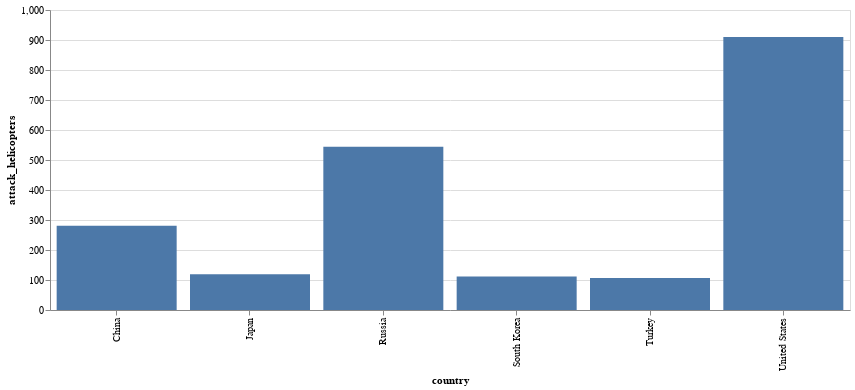

The notebook cell saved with this chart:
### Code cell
chart= (alt.Chart(attack_helicop_num)
            .mark_bar()
            .encode(x = 'country', y="attack_helicopters").properties(width = 800))
chart.save("atack_helicop_num.png")
chart

### Figure 1 — Vega-Lite specification as saved in the notebook (floating-point values rounded to 4 significant figures)
{"config": {"view": {"continuousWidth": 400, "continuousHeight": 300}}, "data": {"name": "data-d310c251469c8cf293a099f6d6ed049c"}, "mark": "bar", "encoding": {"x": {"type": "nominal", "field": "country"}, "y": {"type": "quantitative", "field": "attack_helicopters"}}, "width": 800, "$schema": "https://vega.github.io/schema/vega-lite/v4.8.1.json", "datasets": {"data-d310c251469c8cf293a099f6d6ed049c": [{"index": 132, "country": "United States", "attack_helicopters": 910}, {"index": 103, "country": "Russia", "attack_helicopters": 544}, {"index": 26, "country": "China", "attack_helicopters": 281}, {"index": 58, "country": "Japan", "attack_helicopters": 119}, {"index": 112, "country": "South Korea", "attack_helicopters": 112}, {"index": 126, "country": "Turkey", "attack_helicopters": 107}]}}
